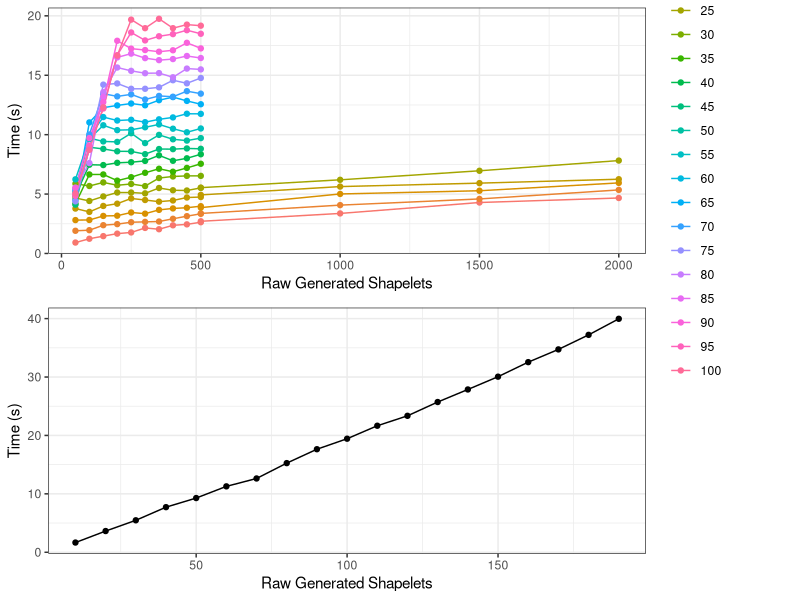
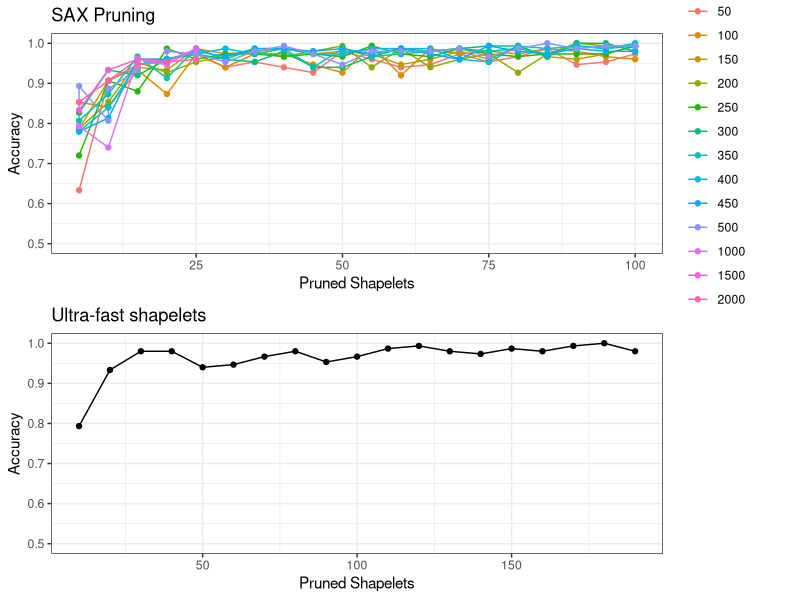

Write the R code that produced these figures, in order.
library(ggplot2)
library(reshape)
library(gridExtra)
library(egg)

df_euclid = read.csv("euclidean_results.csv")
df_SAX = read.csv("SAX_approx_results.csv")
df_SAX_large = read.csv("SAX_approx_large_raw_results.csv")
head(df_SAX_large)
df_SAX = rbind(df_SAX,df_SAX_large)
remove(df_SAX_large)
SAX_time = df_SAX[,c(1,2,3)]
SAX_acc = df_SAX[,c(1,2,4)]
SAX_time$pruned_shapelet_num = factor(SAX_time$pruned_shapelet_num)
SAX_acc$raw_shapelet_num = factor(SAX_acc$raw_shapelet_num)

time_SAX = ggplot(SAX_time, aes(x=raw_shapelet_num, y=time, color=pruned_shapelet_num)) +
  geom_line() +
  geom_point() +
  scale_color_discrete(name="Pruned Shapelets") +
  theme_bw() +
  labs(x="Raw Generated Shapelets", y="Time (s)", legend.title="Pruned Shapelets")

time_e = ggplot(df_euclid[c(1,3)], aes(x=raw_shapelet_num, y=time)) +
  geom_line() +
  geom_point() +
  theme_bw() +
  labs(x="Raw Generated Shapelets", y="Time (s)", legend.title="Pruned Shapelets")

ggarrange(time_SAX, time_e)

acc_e = ggplot(df_euclid[c(1,4)], aes(x=raw_shapelet_num, y=accuracy)) +
  geom_line() +
  geom_point() +
  theme_bw() +
  scale_y_continuous(limits=c(0.5,1)) +
  labs(title="Ultra-fast shapelets",x="Pruned Shapelets", y="Accuracy", legend.title="Pruned Shapelets")

acc_SAX = ggplot(SAX_acc, aes(x=pruned_shapelet_num, y=accuracy, color=raw_shapelet_num)) +
  geom_line() +
  geom_point() +
  scale_color_discrete(name="Raw Shapelets") +
  theme_bw() + 
  scale_y_continuous(limits=c(0.5,1)) +
  labs(title="SAX Pruning" ,x="Pruned Shapelets", y="Accuracy", legend.title="Pruned Shapelets")

ggarrange(acc_SAX, acc_e)
